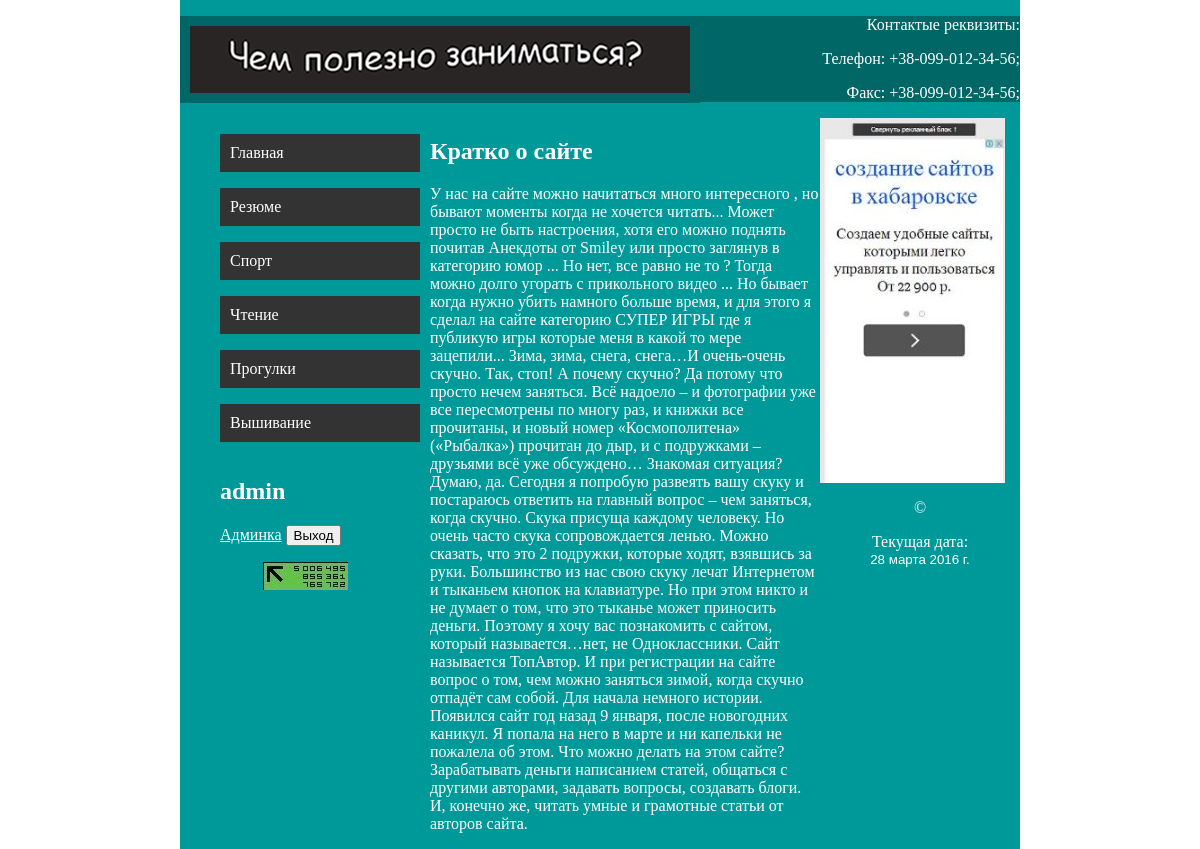
The page / (signed in) on the database its author committed.
### tables this page shows
CREATE TABLE IF NOT EXISTS `page` (
  `id` int(11) NOT NULL AUTO_INCREMENT,
  `url` varchar(20) NOT NULL,
  `name` varchar(20) NOT NULL,
  `content` text,
  PRIMARY KEY (`id`),
  UNIQUE KEY `url` (`url`)
);

### blocks/menu.php (the view)
<div id="menu">
  <ul>
    <?php
    $menu_result = $pdo->query("SELECT * FROM  `page`");
    while ($menu_item = $menu_result->fetch(PDO::FETCH_ASSOC)) {
      ?>
    <li><p><a href="<?php echo $menu_item["url"] ?>"><?php echo $menu_item["name"] ?></a></p></li>
      <?php
    }
    ?>
  </ul>
</div>

### index.php (shortened to what this page needs)
<?php
$db_drivername = "mysql";
$hostname = "localhost";
$dbname = "web";
$username = "root";
$password = "";
$pdo = new PDO("{$db_drivername}:host={$hostname};dbname={$dbname}", $username, $password);
$pdo->query("SET CHARACTER SET utf8");
?>
<html>
  <head>
    <link media="print" rel="stylesheet" href="css/print.css"/>
    <link media="screen" rel="stylesheet" href="css/main.css"/>
  </head>
  <body>
    <div id="all">
      <div id="top">
        <?php include 'blocks/top.php'; ?>
      </div>
      <div id="other">
        <div id="leftblock">
          <?php include 'blocks/leftblock.php'; ?>
        </div>
        <div id="rightblock">
          <?php include 'blocks/rightblock.php'; ?>
        </div>
        <div id="content">
          <?php
          $url = '\'' . parse_url($_SERVER['REQUEST_URI'], PHP_URL_PATH) . '\'';
          $menu_item_result = $pdo->query("SELECT * FROM  `page` WHERE url=" . $url);
          if ($menu_item_result->rowCount() > 0) {
            $menu_item = $menu_item_result->fetch(PDO::FETCH_ASSOC);
            echo $menu_item['content'];
          } else {
            echo 'Неверный URL!!!';
          }
          ?>
        </div>
      </div>
    </div>
  </body>
</html>

### css/print.css (style rules this page uses)
#top, #logo, #contact, #leftblock, #menu, #counts, #rightblock { display: none; }

### css/main.css (style rules this page uses)
#all { background:#009999; width: 70%; margin: auto; color:#ffffff; overflow: hidden; }
#top { background:#006666; text-align: center; }
#leftblock { width: 250px; float:left; overflow: hidden; }
#menu { vertical-align: top; overflow: hidden; }
#menu ul { padding-right: 10px; }
#menu a { transition: background-color 0.1s ease; background:#333333; display: block; color: #ffffff; height: 18px; text-decoration: none; padding: 10px; font-size: 16px; }
#menu li { list-style-type: none; margin: 0; padding: 0; }
#content { min-width: 10%; overflow: hidden; }
#rightblock { width: 200px; float: right; }

### rows shown on the page
page: name "Главная", content "Кратко о сайте У нас на сайте можно начитаться много интересного , но бывают моменты когда не хочется читать... Может просто не быть настроения, хотя его можно поднять почитав Анекдоты от Smiley или просто заглянув в категорию юмор ... Но нет, все равно не то ? Тогда можно долго угорать с прикольного видео ... Но бывает когда нужно убить намного больше время, и для этого я сделал на сайте категорию СУПЕР ИГРЫ где я публикую игры которые меня в какой то мере зацепили... Зима, зима, снега, снега…И очень-очень скучно. Так, стоп! А почему скучно? Да потому что просто нечем заняться. Всё надоело – и фотографии уже все пересмотрены по многу раз, и книжки все прочитаны, и новый номер…"
page: name "Резюме"
page: name "Спорт"
page: name "Чтение"
page: name "Прогулки"
page: name "Вышивание"

### other values the page prints
$_SESSION["name"] "admin"
